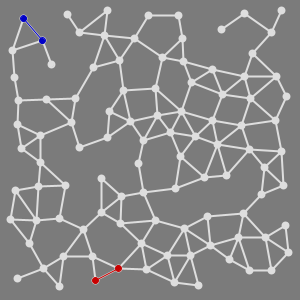
Frame 1 (no input)
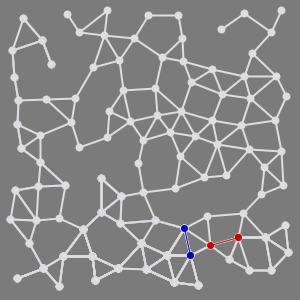
Frame 60 (the mouse pressed at the canvas centre just before this capture)
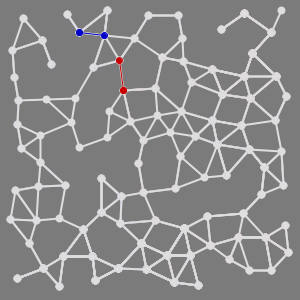
Frame 120 (the mouse held since frame 60 and released just before this capture)

The Processing sketch that drew these frames (run headless with seeded random() and noise(); from frame 60 on, the mouse is pressed at the canvas centre):

// Processing sketch: processing_48996
// ── processing_48996.pde

/*
    Jan. 6, 2011    Jiansheng Feng
 
*/
 
int NumVertex = 100;
int NumCnt = 8;
float dia = 6;
float minD = 22;
float maxD = 36;
  
Network nN;
Signal sS1;
Signal sS2;

color sC1 = color (200,0,0);
color sC2 = color (0,0,200);
 
int StepCount;
 
void setup()
{
  size (300, 300);
  background (123);
  smooth();
   
  nN = new Network (NumVertex, minD, maxD);
  sS1 = new Signal (sC1 ,int(random(NumVertex)), nN.dots);
  sS2 = new Signal (sC2 ,int(random(NumVertex)), nN.dots);
   
  StepCount = 0;
}
 
 
void draw()
{
  if (StepCount < 300) 
  {
    sS1.transmit(); 
    sS2.transmit();
    StepCount++;
  }
   
  //delay(100);
}
 
 
class Adot
{
  int id;
  float x;
  float y;
  float dia;
  int[] cnt;
  int nC;
   
  Adot (int tempid, float tempx, float tempy, float tempdia)
  {
    id = tempid;
    x = tempx;
    y = tempy;
    dia = tempdia;
    cnt = new int[NumCnt];
     
    for (int i=0; i<NumCnt; i++)
    {  cnt[i] = -1;  }
  }
}
 
 
class Network
{
  int NumDots;
  ArrayList dots;
  float MaxDist;
  float MinDist;
  
  Network (int tempN, float tempMinD, float tempMaxD)
  {
    NumDots = tempN;
    MinDist = tempMinD;
    MaxDist = tempMaxD;
    dots = new ArrayList();
    fill(222);
    strokeWeight(2);
    stroke(222);
     
    float xX;
    float yY;
    boolean gooddot;
    for (int p=0; p<NumDots; )
    {
      xX = random(10, width-10);
      yY = random(10, height-10);
      gooddot = true;
      Adot AnotherDot;
      for (int q=0; q<dots.size(); q++)
      {
        AnotherDot = (Adot) dots.get(q);
        if (dist(AnotherDot.x,AnotherDot.y, xX,yY) < MinDist)
        {  gooddot = false;  }
      }
      if (gooddot)
      {
        dots.add(new Adot(p, xX, yY, dia));
        p++;
        ellipse (xX, yY, dia,dia);
      }
    }
     
    Adot dot1;
    Adot dot2;
    float d12;
    for (int j=0; j<NumDots; j++)
    {
      dot1 = (Adot) dots.get(j);
      for (int k=j+1; k<NumDots; k++) 
      {
        dot2 = (Adot) dots.get(k);
        d12 = dist (dot1.x, dot1.y, dot2.x, dot2.y);
        if (d12 <= MaxDist)
        {
          line (dot1.x, dot1.y, dot2.x, dot2.y);
          for (int p=0; p<dot1.cnt.length; p++)
          {
            if (dot1.cnt[p] == -1)
            { dot1.cnt[p] = k;
              dot1.nC = p+1;
              break;  }
          }
          for (int q=0; q<dot1.cnt.length; q++)
          {
            if (dot2.cnt[q] == -1)
            { dot2.cnt[q] = j; 
              dot2.nC = q+1;
              break;  }
          }
        }
      }
    }
  }
} 
   
 
class Signal
{
  color sigColor;
  int prevId;
  int fromId;
  int toId;
  ArrayList NWdots;
   
  Signal(color tempC, int startId, ArrayList tempdots)
  {
    sigColor = tempC;
    prevId = -1;
    fromId = startId;
    NWdots = tempdots;
  }
   
  void transmit()
  { 
    Adot prevDot;
    Adot fromDot;
    Adot toDot;
    fromDot = (Adot) NWdots.get(fromId);
    toId = fromDot.cnt[int(random(fromDot.nC))];
    
    if (prevId >= 0)
    {
      if (fromDot.nC > 1)
      {  
        while (toId == prevId)
        {  toId = fromDot.cnt[int(random(fromDot.nC))];  }
      }
      strokeWeight(2);
      stroke(222);
      fill(222);
      prevDot = (Adot) NWdots.get(prevId);
      ellipse (prevDot.x, prevDot.y, dia,dia);
      line (prevDot.x, prevDot.y, fromDot.x, fromDot.y);
    }
    
    toDot = (Adot) NWdots.get(toId); 
    strokeWeight(1);
    stroke(sigColor);
    fill(sigColor);
    ellipse (fromDot.x, fromDot.y, dia,dia);
    ellipse (toDot.x, toDot.y, dia,dia);
    line (fromDot.x, fromDot.y, toDot.x, toDot.y);
    prevId = fromId;
    fromId = toId;
  }
}
                
                
